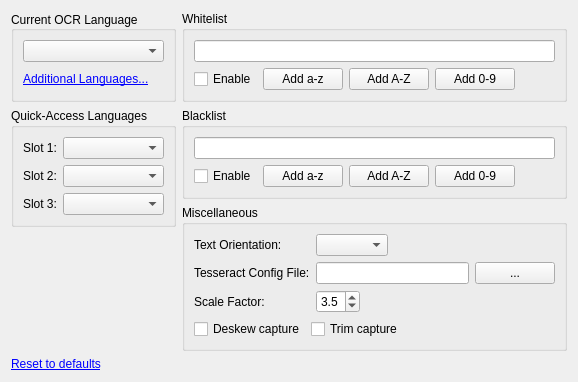
     <widget class="QWidget" name="tabOcrLanguage">
      <attribute name="title">
       <string>OCR 1</string>
      </attribute>
      <layout class="QGridLayout" name="gridLayout_6">
       <item row="0" column="2">
        <widget class="QGroupBox" name="groupBoxOcrWhiteList">
         <property name="title">
          <string>Whitelist</string>
         </property>
         <layout class="QGridLayout" name="gridLayout_2">
          <item row="0" column="0">
           <widget class="QLineEdit" name="lineEditOcrWhiteList"/>
          </item>
          <item row="1" column="0">
           <layout class="QHBoxLayout" name="horizontalLayout_2">
            <item>
             <widget class="QCheckBox" name="checkBoxOcrWhitelistEnable">
              <property name="toolTip">
               <string>&lt;html&gt;&lt;head/&gt;&lt;body&gt;&lt;p&gt;Enable/disable the whitelist feature.&lt;/p&gt;&lt;/body&gt;&lt;/html&gt;</string>
              </property>
              <property name="text">
               <string>Enable</string>
              </property>
             </widget>
            </item>
            <item>
             <widget class="QPushButton" name="pushButtonOcrWhiteListAddLowercase">
              <property name="text">
               <string>Add a-z</string>
              </property>
             </widget>
            </item>
            <item>
             <widget class="QPushButton" name="pushButtonOcrWhiteListAddUppercase">
              <property name="text">
               <string>Add A-Z</string>
              </property>
             </widget>
            </item>
            <item>
             <widget class="QPushButton" name="pushButtonOcrWhiteListAddNumbers">
              <property name="text">
               <string>Add 0-9</string>
              </property>
             </widget>
            </item>
            <item>
             <spacer name="horizontalSpacer_2">
              <property name="orientation">
               <enum>Qt::Horizontal</enum>
              </property>
              <property name="sizeHint" stdset="0">
               <size>
                <width>40</width>
                <height>20</height>
               </size>
              </property>
             </spacer>
            </item>
           </layout>
          </item>
         </layout>
        </widget>
       </item>
       <item row="1" column="2">
        <widget class="QGroupBox" name="groupBoxOcrBlackList">
         <property name="title">
          <string>Blacklist</string>
         </property>
         <layout class="QGridLayout" name="gridLayout_3">
          <item row="0" column="0">
           <widget class="QLineEdit" name="lineEditOcrBlackList"/>
          </item>
          <item row="1" column="0">
           <layout class="QHBoxLayout" name="horizontalLayout_5">
            <item>
             <widget class="QCheckBox" name="checkBoxOcrBlacklistEnable">
              <property name="toolTip">
               <string>&lt;html&gt;&lt;head/&gt;&lt;body&gt;&lt;p&gt;Enable/disable the blacklist feature.&lt;/p&gt;&lt;/body&gt;&lt;/html&gt;</string>
              </property>
              <property name="text">
               <string>Enable</string>
              </property>
             </widget>
            </item>
            <item>
             <widget class="QPushButton" name="pushButtonOcrBlackListAddLowercase">
              <property name="text">
               <string>Add a-z</string>
              </property>
             </widget>
            </item>
            <item>
             <widget class="QPushButton" name="pushButtonOcrBlackListAddUppercase">
              <property name="text">
               <string>Add A-Z</string>
              </property>
             </widget>
            </item>
            <item>
             <widget class="QPushButton" name="pushButtonOcrBlackListAddNumbers">
              <property name="text">
               <string>Add 0-9</string>
              </property>
             </widget>
            </item>
            <item>
             <spacer name="horizontalSpacer_3">
              <property name="orientation">
               <enum>Qt::Horizontal</enum>
              </property>
              <property name="sizeHint" stdset="0">
               <size>
                <width>40</width>
                <height>20</height>
               </size>
              </property>
             </spacer>
            </item>
           </layout>
          </item>
         </layout>
        </widget>
       </item>
       <item row="0" column="0">
        <widget class="QGroupBox" name="groupBoxOcrCurrentLang">
         <property name="title">
          <string>Current OCR Language</string>
         </property>
         <property name="alignment">
          <set>Qt::AlignLeading|Qt::AlignLeft|Qt::AlignVCenter</set>
         </property>
         <property name="checkable">
          <bool>false</bool>
         </property>
         <layout class="QVBoxLayout" name="verticalLayout_5">
          <item>
           <widget class="QComboBox" name="comboBoxOcrCurrentLang"/>
          </item>
          <item>
           <widget class="QLabel" name="labelOcrAdditionalLang">
            <property name="text">
             <string>&lt;a href=&quot;none&quot;&gt;Additional Languages...&lt;/a&gt;</string>
            </property>
           </widget>
          </item>
         </layout>
        </widget>
       </item>
       <item row="1" column="0" rowspan="2">
        <widget class="QGroupBox" name="groupBoxOcrQuickAccess">
         <property name="title">
          <string>Quick-Access Languages</string>
         </property>
         <layout class="QFormLayout" name="formLayout_3">
          <item row="0" column="0">
           <widget class="QLabel" name="labelOcrQuickAccess1">
            <property name="toolTip">
             <string>Corresponds with the &quot;Quick-Access Language 1&quot; hotkey.</string>
            </property>
            <property name="text">
             <string>Slot 1:</string>
            </property>
           </widget>
          </item>
          <item row="0" column="1">
           <widget class="QComboBox" name="comboBoxOcrQuickAccess1"/>
          </item>
          <item row="1" column="0">
           <widget class="QLabel" name="labelOcrQuickAccess2">
            <property name="toolTip">
             <string>Corresponds with the &quot;Quick-Access Language 2&quot; hotkey.</string>
            </property>
            <property name="text">
             <string>Slot 2:</string>
            </property>
           </widget>
          </item>
          <item row="1" column="1">
           <widget class="QComboBox" name="comboBoxOcrQuickAccess2"/>
          </item>
          <item row="2" column="0">
           <widget class="QLabel" name="labelOcrQuickAccess3">
            <property name="toolTip">
             <string>Corresponds with the &quot;Quick-Access Language 3&quot; hotkey.</string>
            </property>
            <property name="text">
             <string>Slot 3:</string>
            </property>
           </widget>
          </item>
          <item row="2" column="1">
           <widget class="QComboBox" name="comboBoxOcrQuickAccess3"/>
          </item>
         </layout>
        </widget>
       </item>
       <item row="3" column="0">
        <spacer name="verticalSpacer_2">
         <property name="orientation">
          <enum>Qt::Vertical</enum>
         </property>
         <property name="sizeHint" stdset="0">
          <size>
           <width>20</width>
           <height>40</height>
          </size>
         </property>
        </spacer>
       </item>
       <item row="4" column="0">
        <widget class="QLabel" name="labelOcrOptions1Reset">
         <property name="text">
          <string>&lt;a href=&quot;none&quot;&gt;Reset to defaults&lt;/a&gt;</string>
         </property>
        </widget>
       </item>
       <item row="2" column="2" rowspan="2">
        <widget class="QGroupBox" name="groupBoxOcrMiscOptions">
         <property name="sizePolicy">
          <sizepolicy hsizetype="Preferred" vsizetype="Preferred">
           <horstretch>0</horstretch>
           <verstretch>0</verstretch>
          </sizepolicy>
         </property>
         <property name="minimumSize">
          <size>
           <width>0</width>
           <height>0</height>
          </size>
         </property>
         <property name="title">
          <string>Miscellaneous</string>
         </property>
         <layout class="QFormLayout" name="formLayout_7">
          <item row="0" column="0">
           <widget class="QLabel" name="labelOcrTextOrientation">
            <property name="toolTip">
             <string>&lt;html&gt;&lt;head/&gt;&lt;body&gt;&lt;p&gt;Only used for Japanese and Chinese. Other languages are assumed to be Horizontal orientation.&lt;/p&gt;&lt;p&gt;When Auto is selected, Vertical is assumed unless the width of the capture box is greater than twice the height. For textline and bubble captures, Auto always assumes Vertical.&lt;/p&gt;&lt;/body&gt;&lt;/html&gt;</string>
            </property>
            <property name="text">
             <string>Text Orientation:</string>
            </property>
            <property name="textFormat">
             <enum>Qt::PlainText</enum>
            </property>
           </widget>
          </item>
          <item row="0" column="1">
           <layout class="QHBoxLayout" name="horizontalLayout_9">
            <item>
             <widget class="QComboBox" name="comboBoxOcrTextOrientation"/>
            </item>
            <item>
             <spacer name="horizontalSpacer_8">
              <property name="orientation">
               <enum>Qt::Horizontal</enum>
              </property>
              <property name="sizeHint" stdset="0">
               <size>
                <width>40</width>
                <height>20</height>
               </size>
              </property>
             </spacer>
            </item>
           </layout>
          </item>
          <item row="1" column="0">
           <widget class="QLabel" name="labelOcrTesseractConfigFile">
            <property name="toolTip">
             <string>&lt;html&gt;&lt;head/&gt;&lt;body&gt;&lt;p&gt;(For advanced users)&lt;/p&gt;&lt;p&gt;Specify a Tesseract configuration file.&lt;/p&gt;&lt;p&gt;If you remove variables from the file or clear this field, you may want to switch languages to reset the variables to their default values.&lt;/p&gt;&lt;/body&gt;&lt;/html&gt;</string>
            </property>
            <property name="text">
             <string>Tesseract Config File:</string>
            </property>
           </widget>
          </item>
          <item row="1" column="1">
           <layout class="QHBoxLayout" name="horizontalLayout_10">
            <item>
             <widget class="QLineEdit" name="lineEditOcrTesseractConfigFile">
              <property name="sizePolicy">
               <sizepolicy hsizetype="Expanding" vsizetype="Fixed">
                <horstretch>0</horstretch>
                <verstretch>0</verstretch>
               </sizepolicy>
              </property>
             </widget>
            </item>
            <item>
             <widget class="QPushButton" name="pushButtonOcrTesseractConfigFile">
              <property name="sizePolicy">
               <sizepolicy hsizetype="Minimum" vsizetype="Fixed">
                <horstretch>0</horstretch>
                <verstretch>0</verstretch>
               </sizepolicy>
              </property>
              <property name="text">
               <string>...</string>
              </property>
             </widget>
            </item>
           </layout>
          </item>
          <item row="2" column="0">
           <widget class="QLabel" name="labelOcrScaleFactor">
            <property name="toolTip">
             <string>&lt;html&gt;&lt;head/&gt;&lt;body&gt;&lt;p&gt;Scale factor to use during OCR pre-processing.&lt;/p&gt;&lt;/body&gt;&lt;/html&gt;</string>
            </property>
            <property name="text">
             <string>Scale Factor:</string>
            </property>
            <property name="textFormat">
             <enum>Qt::PlainText</enum>
            </property>
           </widget>
          </item>
          <item row="2" column="1">
           <layout class="QHBoxLayout" name="horizontalLayout_14">
            <item>
             <widget class="QDoubleSpinBox" name="doubleSpinBoxOcrScaleFactor">
              <property name="decimals">
               <number>1</number>
              </property>
              <property name="minimum">
               <double>0.700000000000000</double>
              </property>
              <property name="maximum">
               <double>5.000000000000000</double>
              </property>
              <property name="singleStep">
               <double>0.100000000000000</double>
              </property>
              <property name="value">
               <double>3.500000000000000</double>
              </property>
             </widget>
            </item>
            <item>
             <spacer name="horizontalSpacer_16">
              <property name="orientation">
               <enum>Qt::Horizontal</enum>
              </property>
              <property name="sizeHint" stdset="0">
               <size>
                <width>40</width>
                <height>20</height>
               </size>
              </property>
             </spacer>
            </item>
           </layout>
          </item>
          <item row="3" column="0" colspan="2">
           <layout class="QHBoxLayout" name="horizontalLayout_12">
            <item>
             <widget class="QCheckBox" name="checkBoxDeskew">
              <property name="toolTip">
               <string>&lt;html&gt;&lt;head/&gt;&lt;body&gt;&lt;p&gt;During OCR preprocessing, attempt to compensate for slanted text found in an OCR capture.&lt;/p&gt;&lt;/body&gt;&lt;/html&gt;</string>
              </property>
              <property name="text">
               <string>Deskew capture</string>
              </property>
             </widget>
            </item>
            <item>
             <widget class="QCheckBox" name="checkBoxPreprocessTrim">
              <property name="toolTip">
               <string>&lt;html&gt;&lt;head/&gt;&lt;body&gt;&lt;p&gt;During OCR preprocessing, trim captured image to foreground pixels and add a thin border.&lt;/p&gt;&lt;p&gt;OCR accuracy will be more consistent and may even be improved.&lt;/p&gt;&lt;/body&gt;&lt;/html&gt;</string>
              </property>
              <property name="text">
               <string>Trim capture</string>
              </property>
             </widget>
            </item>
            <item>
             <spacer name="horizontalSpacer_9">
              <property name="orientation">
               <enum>Qt::Horizontal</enum>
              </property>
              <property name="sizeHint" stdset="0">
               <size>
                <width>40</width>
                <height>20</height>
               </size>
              </property>
             </spacer>
            </item>
           </layout>
          </item>
         </layout>
        </widget>
       </item>
      </layout>
     </widget>
